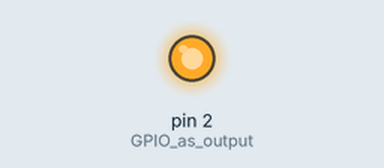
Simulated run of this sketch. Board: Arduino Uno, built with avr-gcc and run on an emulated ATmega328P. On the bench: output pins drawn as LEDs (lit = HIGH).

Above: at 2.5 s.
At 7.5 s:
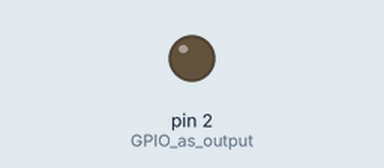
Timing chart, 0 to 13.0 s (numbered marks = the images above):
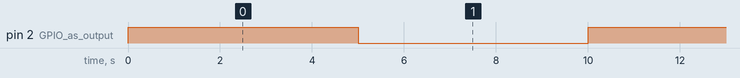

The sketch:

internal_led_blinking.ino
```cpp
void setup() {
  // put your setup code here, to run once:
  pinMode(2,OUTPUT); //GPIO as output

}

void loop() {
  // put your main code here, to run repeatedly:
  digitalWrite(2,HIGH); // LED ON
  delay(5000); //wait 1 sec
  digitalWrite(2,LOW); // LED OFF
  delay(5000);//wait 1 sec

}
```

Measured:
- by itself, pin 2 (GPIO_as_output): alternates HIGH for 5.0 s and LOW for 5.0 s
